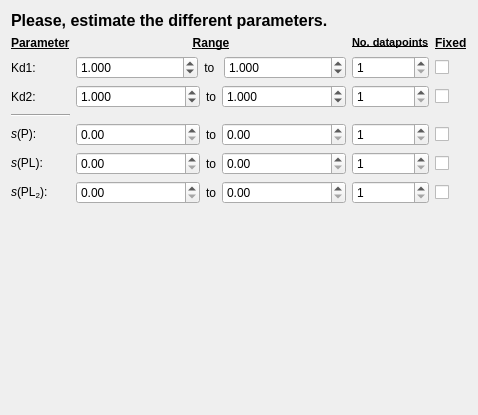
             <widget class="QWidget" name="scrollAreaWidgetContents_10">
              <property name="geometry">
               <rect>
                <x>0</x>
                <y>0</y>
                <width>478</width>
                <height>415</height>
               </rect>
              </property>
              <layout class="QGridLayout" name="gridLayout_18">
               <item row="1" column="0">
                <layout class="QGridLayout" name="gridLayout_19">
                 <item row="2" column="2">
                  <widget class="QSpinBox" name="kd2_number_2">
                   <property name="minimum">
                    <number>1</number>
                   </property>
                  </widget>
                 </item>
                 <item row="2" column="1">
                  <layout class="QGridLayout" name="gridLayout_24">
                   <item row="0" column="0">
                    <widget class="QDoubleSpinBox" name="kd2_min">
                     <property name="decimals">
                      <number>3</number>
                     </property>
                     <property name="maximum">
                      <double>999.990000000000009</double>
                     </property>
                     <property name="value">
                      <double>1.000000000000000</double>
                     </property>
                    </widget>
                   </item>
                   <item row="0" column="2">
                    <widget class="QDoubleSpinBox" name="kd2_max">
                     <property name="decimals">
                      <number>3</number>
                     </property>
                     <property name="maximum">
                      <double>1000.000000000000000</double>
                     </property>
                     <property name="value">
                      <double>1.000000000000000</double>
                     </property>
                    </widget>
                   </item>
                   <item row="0" column="1">
                    <widget class="QLabel" name="label_33">
                     <property name="sizePolicy">
                      <sizepolicy hsizetype="Fixed" vsizetype="Preferred">
                       <horstretch>0</horstretch>
                       <verstretch>0</verstretch>
                      </sizepolicy>
                     </property>
                     <property name="text">
                      <string>to</string>
                     </property>
                    </widget>
                   </item>
                  </layout>
                 </item>
                 <item row="4" column="0">
                  <widget class="QLabel" name="label_21">
                   <property name="text">
                    <string>&lt;I&gt;s&lt;/I&gt;(P):</string>
                   </property>
                  </widget>
                 </item>
                 <item row="1" column="2">
                  <widget class="QSpinBox" name="kd_number_2">
                   <property name="minimum">
                    <number>1</number>
                   </property>
                  </widget>
                 </item>
                 <item row="0" column="2">
                  <widget class="QLabel" name="label_23">
                   <property name="sizePolicy">
                    <sizepolicy hsizetype="Fixed" vsizetype="Preferred">
                     <horstretch>0</horstretch>
                     <verstretch>0</verstretch>
                    </sizepolicy>
                   </property>
                   <property name="font">
                    <font>
                     <pointsize>8</pointsize>
                     <weight>75</weight>
                     <bold>true</bold>
                    </font>
                   </property>
                   <property name="text">
                    <string>&lt;html&gt;&lt;head/&gt;&lt;body&gt;&lt;p&gt;&lt;span style=&quot; text-decoration: underline;&quot;&gt;No. datapoints&lt;/span&gt;&lt;/p&gt;&lt;/body&gt;&lt;/html&gt;</string>
                   </property>
                  </widget>
                 </item>
                 <item row="4" column="1">
                  <layout class="QGridLayout" name="gridLayout_20">
                   <item row="0" column="0">
                    <widget class="QDoubleSpinBox" name="start_min_2">
                     <property name="maximum">
                      <double>3000000.000000000000000</double>
                     </property>
                     <property name="singleStep">
                      <double>0.100000000000000</double>
                     </property>
                    </widget>
                   </item>
                   <item row="0" column="1">
                    <widget class="QLabel" name="label_22">
                     <property name="sizePolicy">
                      <sizepolicy hsizetype="Fixed" vsizetype="Preferred">
                       <horstretch>0</horstretch>
                       <verstretch>0</verstretch>
                      </sizepolicy>
                     </property>
                     <property name="text">
                      <string>to</string>
                     </property>
                    </widget>
                   </item>
                   <item row="0" column="2">
                    <widget class="QDoubleSpinBox" name="start_max_2">
                     <property name="maximum">
                      <double>4000000.000000000000000</double>
                     </property>
                     <property name="singleStep">
                      <double>0.100000000000000</double>
                     </property>
                    </widget>
                   </item>
                  </layout>
                 </item>
                 <item row="0" column="1">
                  <widget class="QLabel" name="label_26">
                   <property name="font">
                    <font>
                     <pointsize>9</pointsize>
                     <weight>75</weight>
                     <bold>true</bold>
                     <underline>true</underline>
                    </font>
                   </property>
                   <property name="text">
                    <string>Range</string>
                   </property>
                   <property name="alignment">
                    <set>Qt::AlignCenter</set>
                   </property>
                  </widget>
                 </item>
                 <item row="4" column="2">
                  <widget class="QSpinBox" name="start_number_2">
                   <property name="minimum">
                    <number>1</number>
                   </property>
                  </widget>
                 </item>
                 <item row="0" column="3">
                  <widget class="QLabel" name="label_25">
                   <property name="sizePolicy">
                    <sizepolicy hsizetype="Fixed" vsizetype="Preferred">
                     <horstretch>0</horstretch>
                     <verstretch>0</verstretch>
                    </sizepolicy>
                   </property>
                   <property name="font">
                    <font>
                     <pointsize>9</pointsize>
                     <weight>75</weight>
                     <bold>true</bold>
                     <underline>true</underline>
                    </font>
                   </property>
                   <property name="text">
                    <string>Fixed</string>
                   </property>
                  </widget>
                 </item>
                 <item row="0" column="0">
                  <widget class="QLabel" name="label_27">
                   <property name="sizePolicy">
                    <sizepolicy hsizetype="Fixed" vsizetype="Preferred">
                     <horstretch>0</horstretch>
                     <verstretch>0</verstretch>
                    </sizepolicy>
                   </property>
                   <property name="font">
                    <font>
                     <pointsize>9</pointsize>
                     <weight>75</weight>
                     <bold>true</bold>
                     <underline>true</underline>
                    </font>
                   </property>
                   <property name="frameShape">
                    <enum>QFrame::NoFrame</enum>
                   </property>
                   <property name="text">
                    <string>Parameter</string>
                   </property>
                  </widget>
                 </item>
                 <item row="1" column="0">
                  <widget class="QLabel" name="label_24">
                   <property name="text">
                    <string>Kd1:</string>
                   </property>
                  </widget>
                 </item>
                 <item row="3" column="0">
                  <widget class="Line" name="line_5">
                   <property name="orientation">
                    <enum>Qt::Horizontal</enum>
                   </property>
                  </widget>
                 </item>
                 <item row="4" column="3">
                  <widget class="QCheckBox" name="start_check_range_2">
                   <property name="text">
                    <string/>
                   </property>
                  </widget>
                 </item>
                 <item row="1" column="3">
                  <widget class="QCheckBox" name="kd_check_range_2">
                   <property name="layoutDirection">
                    <enum>Qt::LeftToRight</enum>
                   </property>
                   <property name="text">
                    <string/>
                   </property>
                   <property name="checked">
                    <bool>false</bool>
                   </property>
                  </widget>
                 </item>
                 <item row="6" column="0">
                  <widget class="QLabel" name="label_29">
                   <property name="text">
                    <string>&lt;I&gt;s&lt;/I&gt;(PL&lt;sub&gt;2&lt;/sub&gt;):</string>
                   </property>
                  </widget>
                 </item>
                 <item row="1" column="1">
                  <layout class="QGridLayout" name="gridLayout_21">
                   <item row="0" column="1">
                    <widget class="QLabel" name="label_28">
                     <property name="sizePolicy">
                      <sizepolicy hsizetype="Fixed" vsizetype="Preferred">
                       <horstretch>0</horstretch>
                       <verstretch>0</verstretch>
                      </sizepolicy>
                     </property>
                     <property name="text">
                      <string>to </string>
                     </property>
                     <property name="alignment">
                      <set>Qt::AlignCenter</set>
                     </property>
                    </widget>
                   </item>
                   <item row="0" column="0">
                    <widget class="QDoubleSpinBox" name="kd_min_2">
                     <property name="decimals">
                      <number>3</number>
                     </property>
                     <property name="maximum">
                      <double>999.990000000000009</double>
                     </property>
                     <property name="value">
                      <double>1.000000000000000</double>
                     </property>
                    </widget>
                   </item>
                   <item row="0" column="2">
                    <widget class="QDoubleSpinBox" name="kd_max_2">
                     <property name="decimals">
                      <number>3</number>
                     </property>
                     <property name="maximum">
                      <double>1000.000000000000000</double>
                     </property>
                     <property name="value">
                      <double>1.000000000000000</double>
                     </property>
                    </widget>
                   </item>
                  </layout>
                 </item>
                 <item row="6" column="2">
                  <widget class="QSpinBox" name="end_number_2">
                   <property name="minimum">
                    <number>1</number>
                   </property>
                  </widget>
                 </item>
                 <item row="6" column="1">
                  <layout class="QGridLayout" name="gridLayout_22">
                   <item row="0" column="0">
                    <widget class="QDoubleSpinBox" name="end_min_2">
                     <property name="maximum">
                      <double>3000000.000000000000000</double>
                     </property>
                     <property name="singleStep">
                      <double>0.100000000000000</double>
                     </property>
                    </widget>
                   </item>
                   <item row="0" column="2">
                    <widget class="QDoubleSpinBox" name="end_max_2">
                     <property name="maximum">
                      <double>4000000.000000000000000</double>
                     </property>
                     <property name="singleStep">
                      <double>0.100000000000000</double>
                     </property>
                    </widget>
                   </item>
                   <item row="0" column="1">
                    <widget class="QLabel" name="label_30">
                     <property name="sizePolicy">
                      <sizepolicy hsizetype="Fixed" vsizetype="Preferred">
                       <horstretch>0</horstretch>
                       <verstretch>0</verstretch>
                      </sizepolicy>
                     </property>
                     <property name="text">
                      <string>to</string>
                     </property>
                    </widget>
                   </item>
                  </layout>
                 </item>
                 <item row="6" column="3">
                  <widget class="QCheckBox" name="end_check_range_2">
                   <property name="text">
                    <string/>
                   </property>
                  </widget>
                 </item>
                 <item row="2" column="0">
                  <widget class="QLabel" name="label_32">
                   <property name="text">
                    <string>Kd2:</string>
                   </property>
                  </widget>
                 </item>
                 <item row="2" column="3">
                  <widget class="QCheckBox" name="kd2_check_range">
                   <property name="text">
                    <string/>
                   </property>
                  </widget>
                 </item>
                 <item row="5" column="0">
                  <widget class="QLabel" name="label_34">
                   <property name="text">
                    <string>&lt;I&gt;s&lt;/I&gt;(PL):</string>
                   </property>
                  </widget>
                 </item>
                 <item row="5" column="1">
                  <layout class="QGridLayout" name="gridLayout_25">
                   <item row="0" column="1">
                    <widget class="QLabel" name="label_35">
                     <property name="sizePolicy">
                      <sizepolicy hsizetype="Fixed" vsizetype="Preferred">
                       <horstretch>0</horstretch>
                       <verstretch>0</verstretch>
                      </sizepolicy>
                     </property>
                     <property name="text">
                      <string>to</string>
                     </property>
                    </widget>
                   </item>
                   <item row="0" column="0">
                    <widget class="QDoubleSpinBox" name="intermediate_min">
                     <property name="maximum">
                      <double>3000000.000000000000000</double>
                     </property>
                     <property name="singleStep">
                      <double>0.100000000000000</double>
                     </property>
                    </widget>
                   </item>
                   <item row="0" column="2">
                    <widget class="QDoubleSpinBox" name="intermediate_max">
                     <property name="maximum">
                      <double>4000000.000000000000000</double>
                     </property>
                     <property name="singleStep">
                      <double>0.100000000000000</double>
                     </property>
                    </widget>
                   </item>
                  </layout>
                 </item>
                 <item row="5" column="2">
                  <widget class="QSpinBox" name="intermediate_number">
                   <property name="minimum">
                    <number>1</number>
                   </property>
                  </widget>
                 </item>
                 <item row="5" column="3">
                  <widget class="QCheckBox" name="intermediate_check_range">
                   <property name="text">
                    <string/>
                   </property>
                  </widget>
                 </item>
                </layout>
               </item>
               <item row="0" column="0">
                <widget class="QLabel" name="label_31">
                 <property name="font">
                  <font>
                   <pointsize>12</pointsize>
                   <weight>75</weight>
                   <bold>true</bold>
                  </font>
                 </property>
                 <property name="text">
                  <string>Please, estimate the different parameters.</string>
                 </property>
                </widget>
               </item>
               <item row="2" column="0">
                <spacer name="verticalSpacer_5">
                 <property name="orientation">
                  <enum>Qt::Vertical</enum>
                 </property>
                 <property name="sizeHint" stdset="0">
                  <size>
                   <width>20</width>
                   <height>40</height>
                  </size>
                 </property>
                </spacer>
               </item>
              </layout>
             </widget>
